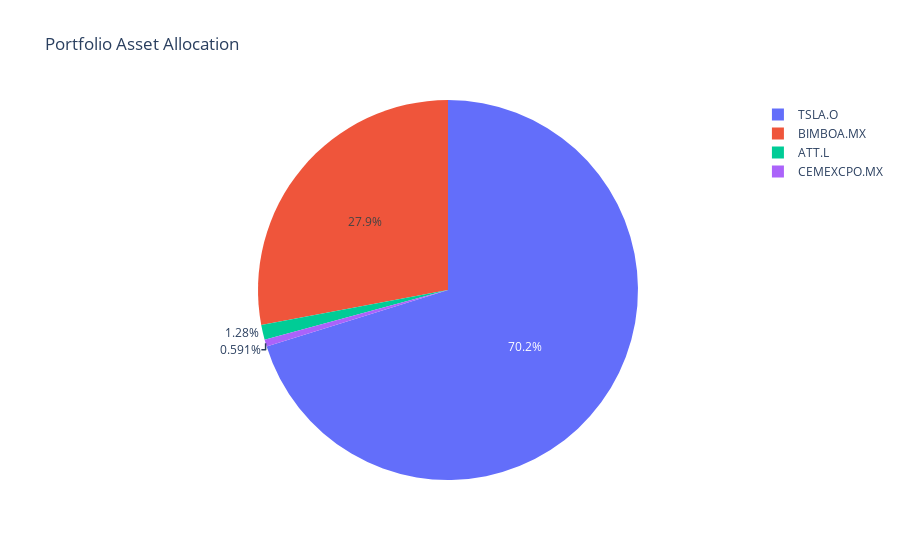

Notebook cell for this chart:
### Code cell
#Portfolio Asset Allocation. 
fig = go.Figure(data=[go.Pie(labels=instruments, values=weights)])
fig.update_layout(title="Portfolio Asset Allocation")
fig.show()

### Figure 1 — Plotly figure (JSON) as saved in the notebook; plotly's stock layout.template omitted (floating-point values rounded to 4 significant figures)
{"data": [{"labels": ["BIMBOA.MX", "ATT.L", "CEMEXCPO.MX", "TSLA.O"], "type": "pie", "values": [0.2794, 0.01279, 0.005911, 0.7019]}], "layout": {"title": {"text": "Portfolio Asset Allocation"}}}
